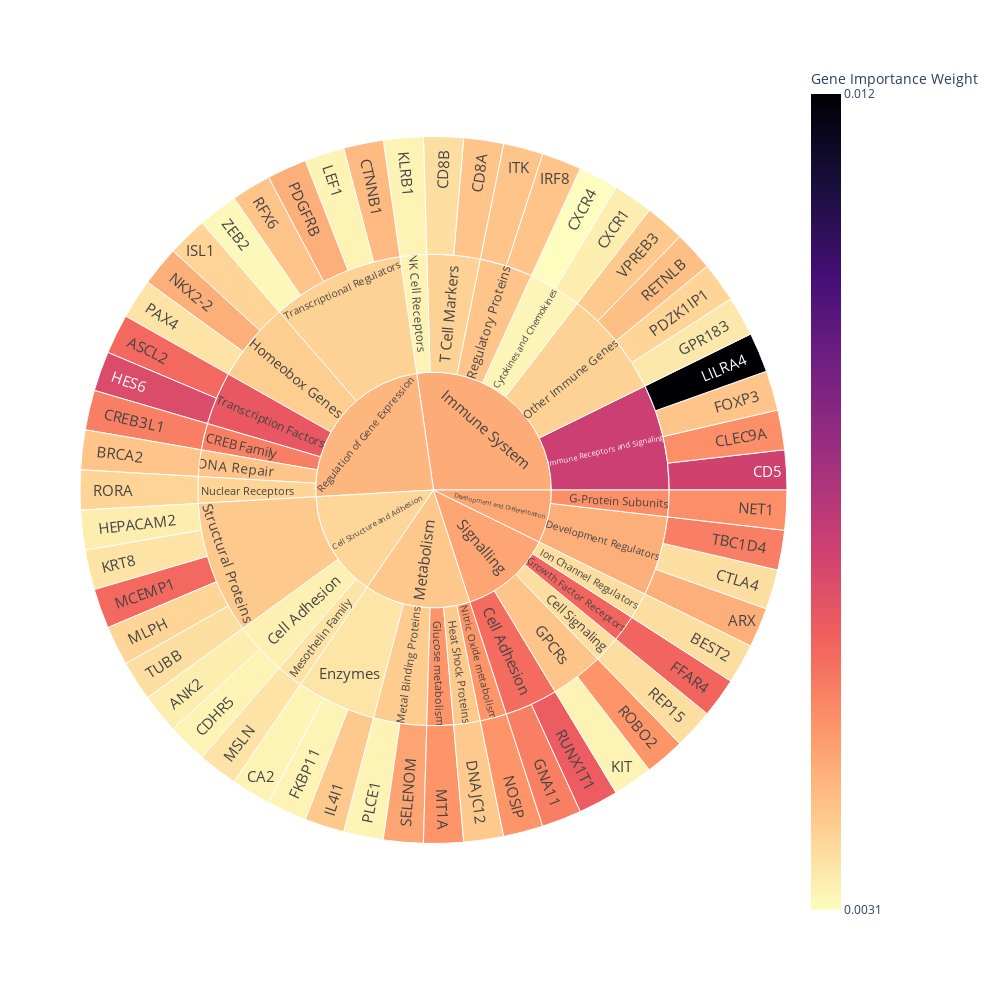

Notebook source saved alongside this figure:
### Code cell
fig = px.sunburst(df, 
                  path=['Category', 'Subcategory', 'Gene'], 
                  color='Weight',
                  color_continuous_scale='magma_r')

fig.update_layout(coloraxis_colorbar=dict(
    title="Gene Importance Weight",
    tickvals=[min(df['Weight']), max(df['Weight'])],
))

fig.update_layout(
    width=1000,
    height=1000
)

# Set the same label size for all labels
fig.update_traces(
    textinfo="label",
    insidetextfont=dict(size=15)
)

fig.show()

# Save the figure as a high-quality image
fig.write_image(f'{fig_dir}/sunburst_plot.png', scale=3)

### Figure 1 — Plotly figure (JSON) as saved in the notebook; plotly's stock layout.template omitted (floating-point values rounded to 4 significant figures)
{"data": [{"branchvalues": "total", "customdata": [[0.0034], [0.0046], [0.0059], [0.0037], [0.0042], [0.0033], [0.007], [0.0042], [0.0037], [0.0033], [0.0052], [0.0055], [0.0037], [0.0044], [0.0034], [0.0031], [0.0041], [0.006], [0.0033], [0.0042], [0.0055], [0.0035], [0.0034], [0.0067], [0.0041], [0.0042], [0.0039], [0.0042], [0.0033], [0.0033], [0.0036], [0.0033], [0.012], [0.0059], [0.0039], [0.0036], [0.0051], [0.0052], [0.0046], [0.0051], [0.0036], [0.0046], [0.0039], [0.0033], [0.0037], [0.0043], [0.0042], [0.0051], [0.0039], [0.0062], [0.0048], [0.0055], [0.0037], [0.0041], [0.0032], [0.0055], [0.00335], [0.00585], [0.0037], [0.00325], [0.0042], [0.0046], [0.003567], [0.0052], [0.0042], [0.0051], [0.006], [0.0041], [0.004033], [0.0071], [0.0037], [0.0036], [0.00405], [0.0033], [0.0051], [0.0039], [0.00395], [0.0042], [0.0041], [0.00395], [0.0063], [0.00394], [0.00385], [0.00475], [0.004687], [0.004138], [0.004462], [0.004786]], "domain": {"x": [0, 1], "y": [0, 1]}, "hovertemplate": "labels=%{label}<br>count=%{value}<br>parent=%{parent}<br>id=%{id}<br>Weight=%{color}<extra></extra>", "ids": ["Cell Structure and Adhesion/Cell Adhesion/ANK2", "Development and Differentiation/Development Regulators/ARX", "Regulation of Gene Expression/Transcription Factors/ASCL2", "Signalling/Ion Channel Regulators/BEST2", "Regulation of Gene Expression/DNA Repair/BRCA2", "Metabolism/Enzymes/CA2", "Immune System/Immune Receptors and Signaling/CD5", "Immune System/T Cell Markers/CD8A", "Immune System/T Cell Markers/CD8B", "Cell Structure and Adhesion/Cell Adhesion/CDHR5", "Immune System/Immune Receptors and Signaling/CLEC9A", "Regulation of Gene Expression/CREB Family/CREB3L1", "Development and Differentiation/Development Regulators/CTLA4", "Regulation of Gene Expression/Transcriptional Regulators/CTNNB1", "Immune System/Cytokines and Chemokines/CXCR1", "Immune System/Cytokines and Chemokines/CXCR4", "Metabolism/Heat Shock Proteins/DNAJC12", "Signalling/Growth Factor Receptors/FFAR4", "Metabolism/Enzymes/FKBP11", "Immune System/Immune Receptors and Signaling/FOXP3", "Signalling/Cell Adhesion/GNA11", "Immune System/Other Immune Genes/GPR183", "Cell Structure and Adhesion/Structural Proteins/HEPACAM2", "Regulation of Gene Expression/Transcription Factors/HES6", "Metabolism/Enzymes/IL4I1", "Immune System/Regulatory Proteins/IRF8", "Regulation of Gene Expression/Homeobox Genes/ISL1", "Immune System/Regulatory Proteins/ITK", "Signalling/GPCRs/KIT", "Immune System/NK Cell Receptors/KLRB1", "Cell Structure and Adhesion/Structural Proteins/KRT8", "Regulation of Gene Expression/Transcriptional Regulators/LEF1", "Immune System/Immune Receptors and Signaling/LILRA4", "Cell Structure and Adhesion/Structural Proteins/MCEMP1", "Cell Structure and Adhesion/Structural Proteins/MLPH", "Cell Structure and Adhesion/Mesothelin Family/MSLN", "Metabolism/Glucose metabolism/MT1A", "Development and Differentiation/G-Protein Subunits/NET1", "Regulation of Gene Expression/Homeobox Genes/NKX2-2", "Metabolism/Nitric Oxide metabolism/NOSIP", "Regulation of Gene Expression/Homeobox Genes/PAX4", "Regulation of Gene Expression/Transcriptional Regulators/PDGFRB", "Immune System/Other Immune Genes/PDZK1IP1", "Metabolism/Metal Binding Proteins/PLCE1", "Signalling/Cell Signaling/REP15", "Immune System/Other Immune Genes/RETNLB", "Regulation of Gene Expression/Transcriptional Regulators/RFX6", "Signalling/GPCRs/ROBO2", "Regulation of Gene Expression/Nuclear Receptors/RORA", "Signalling/Cell Adhesion/RUNX1T1", "Metabolism/Metal Binding Proteins/SELENOM", "Development and Differentiation/Development Regulators/TBC1D4", "Cell Structure and Adhesion/Structural Proteins/TUBB", "Immune System/Other Immune Genes/VPREB3", "Regulation of Gene Expression/Transcriptional Regulators/ZEB2", "Regulation of Gene Expression/CREB Family", "Cell Structure and Adhesion/Cell Adhesion", "Signalling/Cell Adhesion", "Signalling/Cell Signaling", "Immune System/Cytokines and Chemokines", "Regulation of Gene Expression/DNA Repair", "Development and Differentiation/Development Regulators", "Metabolism/Enzymes", "Development and Differentiation/G-Protein Subunits", "Signalling/GPCRs", "Metabolism/Glucose metabolism", "Signalling/Growth Factor Receptors", "Metabolism/Heat Shock Proteins", "Regulation of Gene Expression/Homeobox Genes", "Immune System/Immune Receptors and Signaling", "Signalling/Ion Channel Regulators", "Cell Structure and Adhesion/Mesothelin Family", "Metabolism/Metal Binding Proteins", "Immune System/NK Cell Receptors", "Metabolism/Nitric Oxide metabolism", "Regulation of Gene Expression/Nuclear Receptors", "Immune System/Other Immune Genes", "Immune System/Regulatory Proteins", "Cell Structure and Adhesion/Structural Proteins", "Immune System/T Cell Markers", "Regulation of Gene Expression/Transcription Factors", "Regulation of Gene Expression/Transcriptional Regulators", "Cell Structure and Adhesion", "Development and Differentiation", "Immune System", "Metabolism", "Regulation of Gene Expression", "Signalling"], "insidetextfont": {"size": 15}, "labels": ["ANK2", "ARX", "ASCL2", "BEST2", "BRCA2", "CA2", "CD5", "CD8A", "CD8B", "CDHR5", "CLEC9A", "CREB3L1", "CTLA4", "CTNNB1", "CXCR1", "CXCR4", "DNAJC12", "FFAR4", "FKBP11", "FOXP3", "GNA11", "GPR183", "HEPACAM2", "HES6", "IL4I1", "IRF8", "ISL1", "ITK", "KIT", "KLRB1", "KRT8", "LEF1", "LILRA4", "MCEMP1", "MLPH", "MSLN", "MT1A", "NET1", "NKX2-2", "NOSIP", "PAX4", "PDGFRB", "PDZK1IP1", "PLCE1", "REP15", "RETNLB", "RFX6", "ROBO2", "RORA", "RUNX1T1", "SELENOM", "TBC1D4", "TUBB", "VPREB3", "ZEB2", "CREB Family", "Cell Adhesion", "Cell Adhesion", "Cell Signaling", "Cytokines and Chemokines", "DNA Repair", "Development Regulators", "Enzymes", "G-Protein Subunits", "GPCRs", "Glucose metabolism", "Growth Factor Receptors", "Heat Shock Proteins", "Homeobox Genes", "Immune Receptors and Signaling", "Ion Channel Regulators", "Mesothelin Family", "Metal Binding Proteins", "NK Cell Receptors", "Nitric Oxide metabolism", "Nuclear Receptors", "Other Immune Genes", "Regulatory Proteins", "Structural Proteins", "T Cell Markers", "Transcription Factors", "Transcriptional Regulators", "Cell Structure and Adhesion", "Development and Differentiation", "Immune System", "Metabolism", "Regulation of Gene Expression", "Signalling"], "marker": {"coloraxis": "coloraxis", "colors": [0.0034, 0.0046, 0.0059, 0.0037, 0.0042, 0.0033, 0.007, 0.0042, 0.0037, 0.0033, 0.0052, 0.0055, 0.0037, 0.0044, 0.0034, 0.0031, 0.0041, 0.006, 0.0033, 0.0042, 0.0055, 0.0035, 0.0034, 0.0067, 0.0041, 0.0042, 0.0039, 0.0042, 0.0033, 0.0033, 0.0036, 0.0033, 0.012, 0.0059, 0.0039, 0.0036, 0.0051, 0.0052, 0.0046, 0.0051, 0.0036, 0.0046, 0.0039, 0.0033, 0.0037, 0.0043, 0.0042, 0.0051, 0.0039, 0.0062, 0.0048, 0.0055, 0.0037, 0.0041, 0.0032, 0.0055, 0.00335, 0.00585, 0.0037, 0.00325, 0.0042, 0.0046, 0.003567, 0.0052, 0.0042, 0.0051, 0.006, 0.0041, 0.004033, 0.0071, 0.0037, 0.0036, 0.00405, 0.0033, 0.0051, 0.0039, 0.00395, 0.0042, 0.0041, 0.00395, 0.0063, 0.00394, 0.00385, 0.00475, 0.004687, 0.004138, 0.004462, 0.004786]}, "name": "", "parents": ["Cell Structure and Adhesion/Cell Adhesion", "Development and Differentiation/Development Regulators", "Regulation of Gene Expression/Transcription Factors", "Signalling/Ion Channel Regulators", "Regulation of Gene Expression/DNA Repair", "Metabolism/Enzymes", "Immune System/Immune Receptors and Signaling", "Immune System/T Cell Markers", "Immune System/T Cell Markers", "Cell Structure and Adhesion/Cell Adhesion", "Immune System/Immune Receptors and Signaling", "Regulation of Gene Expression/CREB Family", "Development and Differentiation/Development Regulators", "Regulation of Gene Expression/Transcriptional Regulators", "Immune System/Cytokines and Chemokines", "Immune System/Cytokines and Chemokines", "Metabolism/Heat Shock Proteins", "Signalling/Growth Factor Receptors", "Metabolism/Enzymes", "Immune System/Immune Receptors and Signaling", "Signalling/Cell Adhesion", "Immune System/Other Immune Genes", "Cell Structure and Adhesion/Structural Proteins", "Regulation of Gene Expression/Transcription Factors", "Metabolism/Enzymes", "Immune System/Regulatory Proteins", "Regulation of Gene Expression/Homeobox Genes", "Immune System/Regulatory Proteins", "Signalling/GPCRs", "Immune System/NK Cell Receptors", "Cell Structure and Adhesion/Structural Proteins", "Regulation of Gene Expression/Transcriptional Regulators", "Immune System/Immune Receptors and Signaling", "Cell Structure and Adhesion/Structural Proteins", "Cell Structure and Adhesion/Structural Proteins", "Cell Structure and Adhesion/Mesothelin Family", "Metabolism/Glucose metabolism", "Development and Differentiation/G-Protein Subunits", "Regulation of Gene Expression/Homeobox Genes", "Metabolism/Nitric Oxide metabolism", "Regulation of Gene Expression/Homeobox Genes", "Regulation of Gene Expression/Transcriptional Regulators", "Immune System/Other Immune Genes", "Metabolism/Metal Binding Proteins", "Signalling/Cell Signaling", "Immune System/Other Immune Genes", "Regulation of Gene Expression/Transcriptional Regulators", "Signalling/GPCRs", "Regulation of Gene Expression/Nuclear Receptors", "Signalling/Cell Adhesion", "Metabolism/Metal Binding Proteins", "Development and Differentiation/Development Regulators", "Cell Structure and Adhesion/Structural Proteins", "Immune System/Other Immune Genes", "Regulation of Gene Expression/Transcriptional Regulators", "Regulation of Gene Expression", "Cell Structure and Adhesion", "Signalling", "Signalling", "Immune System", "Regulation of Gene Expression", "Development and Differentiation", "Metabolism", "Development and Differentiation", "Signalling", "Metabolism", "Signalling", "Metabolism", "Regulation of Gene Expression", "Immune System", "Signalling", "Cell Structure and Adhesion", "Metabolism", "Immune System", "Metabolism", "Regulation of Gene Expression", "Immune System", "Immune System", "Cell Structure and Adhesion", "Immune System", "Regulation of Gene Expression", "Regulation of Gene Expression", "", "", "", "", "", ""], "textinfo": "label", "type": "sunburst", "values": [1, 1, 1, 1, 1, 1, 1, 1, 1, 1, 1, 1, 1, 1, 1, 1, 1, 1, 1, 1, 1, 1, 1, 1, 1, 1, 1, 1, 1, 1, 1, 1, 1, 1, 1, 1, 1, 1, 1, 1, 1, 1, 1, 1, 1, 1, 1, 1, 1, 1, 1, 1, 1, 1, 1, 1, 2, 2, 1, 2, 1, 3, 3, 1, 2, 1, 1, 1, 3, 4, 1, 1, 2, 1, 1, 1, 4, 2, 5, 2, 2, 5, 8, 4, 15, 8, 13, 7]}], "layout": {"coloraxis": {"colorbar": {"tickvals": [0.0031, 0.012], "title": {"text": "Gene Importance Weight"}}, "colorscale": [[0, "#fcfdbf"], [0.1111, "#feca8d"], [0.2222, "#fd9668"], [0.3333, "#f1605d"], [0.4444, "#cd4071"], [0.5556, "#9e2f7f"], [0.6667, "#721f81"], [0.7778, "#440f76"], [0.8889, "#180f3d"], [1, "#000004"]]}, "height": 1000, "legend": {"tracegroupgap": 0}, "margin": {"t": 60}, "width": 1000}}
